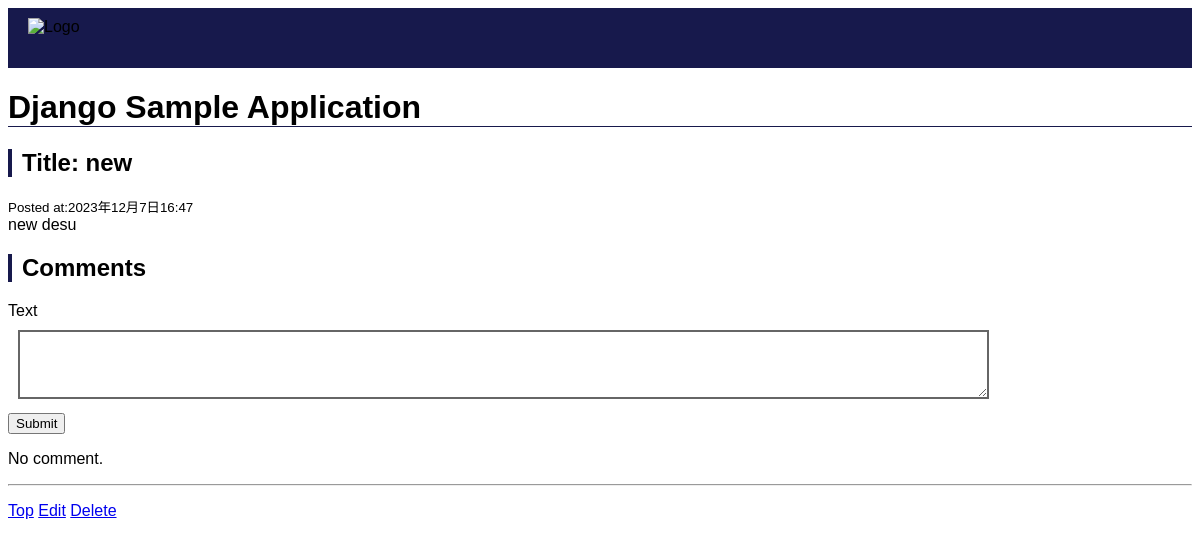
Page /4/ on the committed database.
### blog/models.py (models this page shows, shortened)
class Article(models.Model):
    title = models.CharField(max_length=200)
    body = models.TextField()
    posted_at = models.DateTimeField(default=timezone.now)
    published_at = models.DateTimeField(blank=True, null=True)
    like = models.IntegerField(default=0)

### blog/views.py (the view)
# urls.py: path("<int:article_id>/", views.detail, name="detail"),
def detail(request, article_id):
    try:
        article = Article.objects.get(pk=article_id)
    except Article.DoesNotExist:
        raise Http404("Article does not exist")
    if request.method == "POST":
        comment = Comment(article=article, text=request.POST["text"])
        comment.save()
    context = {
        "article": article,
        "comments": article.comments.order_by("-posted_at"),
    }
    return render(request, "blog/detail.html", context)

### blog/templates/blog/detail.html (shortened to what this page needs)
{% load static %}
<!DOCTYPE html>
<html>
  <head>
    <link rel="stylesheet" href="{% static 'blog/css/detail.css' %}" />
  </head>
  <body>
    <div id="header">
      <img src="{% static 'blog/img/iniad.png' %}" alt="Logo" />
    </div>
    <h1>Django Sample Application</h1>
    <h2>Title: {{ article.title }}</h2>
    <small>Posted at:{{ article.posted_at }}</small>
    <div>{{ article.body | linebreaksbr }}</div>
    <h2>Comments</h2>
    <form action="{% url 'detail' article.id %}" method="post">
      <div>
        <label for="textInput">Text</label><br />
        <textarea id="textInput" name="text" rows="3"></textarea>
      </div>
      <div>
        <button type="submit">Submit</button>
      </div>
    </form>
    {% if comments %} {% for comment in comments %}
    <div class="text">
      <small>[{{ comment.posted_at }}]</small>
      <div>{{ comment.text | linebreaksbr }}</div>
    </div>
    {% endfor %} {% else %}
    <p>No comment.</p>
    {% endif %}
    <hr />
    <p>
      <a href="{% url 'index' %}">Top</a>
      <a href="{% url 'update' article.id %}">Edit</a>
      <a href="{% url 'delete' article.id %}">Delete</a>
    </p>
  </body>
</html>

### blog/static/blog/css/detail.css (style rules this page uses)
body { font-family: sans-serif; }
h1 { border-bottom: solid 1px #17194c; }
h2 { padding: 0px 10px 0px 10px; border-left: solid 4px #17194c; }
#header { background-color: #17194c; padding: 10px 20px 10px 20px; height: 40px; }
#header img { height: 100%; }
#textInput { margin: 10px; padding: 10px; border: solid 2px#666666; width: 80%; }

### rows in the picture
Article: title "new", posted_at "2023年12月7日16:47", body "new desu"
